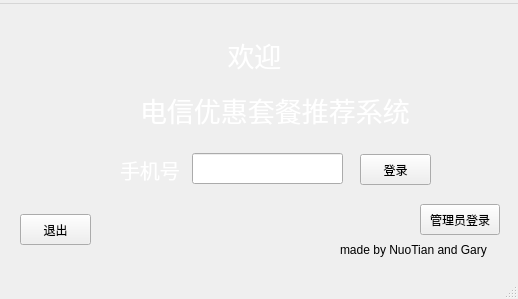
<?xml version="1.0" encoding="UTF-8"?>
<ui version="4.0">
 <class>MainWindow</class>
 <widget class="QMainWindow" name="MainWindow">
  <property name="geometry">
   <rect>
    <x>0</x>
    <y>0</y>
    <width>518</width>
    <height>299</height>
   </rect>
  </property>
  <property name="windowTitle">
   <string>电信用户套餐推荐系统</string>
  </property>
  <property name="toolTip">
   <string/>
  </property>
  <property name="styleSheet">
   <string notr="true">colour:rgb(255, 255, 255)</string>
  </property>
  <widget class="QWidget" name="centralwidget">
   <widget class="QLabel" name="label">
    <property name="geometry">
     <rect>
      <x>220</x>
      <y>30</y>
      <width>121</width>
      <height>41</height>
     </rect>
    </property>
    <property name="font">
     <font>
      <pointsize>20</pointsize>
     </font>
    </property>
    <property name="styleSheet">
     <string notr="true">color: rgb(255, 255, 255);</string>
    </property>
    <property name="text">
     <string> 欢迎</string>
    </property>
   </widget>
   <widget class="QLabel" name="label_2">
    <property name="geometry">
     <rect>
      <x>140</x>
      <y>90</y>
      <width>271</width>
      <height>31</height>
     </rect>
    </property>
    <property name="font">
     <font>
      <pointsize>20</pointsize>
     </font>
    </property>
    <property name="styleSheet">
     <string notr="true">color:rgb(255, 255, 255)</string>
    </property>
    <property name="text">
     <string>电信优惠套餐推荐系统</string>
    </property>
   </widget>
   <widget class="QPushButton" name="pushButton_exit">
    <property name="geometry">
     <rect>
      <x>20</x>
      <y>210</y>
      <width>71</width>
      <height>31</height>
     </rect>
    </property>
    <property name="text">
     <string>退出</string>
    </property>
   </widget>
   <widget class="QPushButton" name="pushButton_login">
    <property name="geometry">
     <rect>
      <x>360</x>
      <y>150</y>
      <width>71</width>
      <height>31</height>
     </rect>
    </property>
    <property name="text">
     <string>登录</string>
    </property>
   </widget>
   <widget class="QPushButton" name="pushButton_admin_login">
    <property name="geometry">
     <rect>
      <x>420</x>
      <y>200</y>
      <width>80</width>
      <height>31</height>
     </rect>
    </property>
    <property name="text">
     <string>管理员登录</string>
    </property>
   </widget>
   <widget class="QLabel" name="label_3">
    <property name="geometry">
     <rect>
      <x>340</x>
      <y>230</y>
      <width>191</width>
      <height>31</height>
     </rect>
    </property>
    <property name="text">
     <string>made by NuoTian and Gary</string>
    </property>
   </widget>
   <widget class="QLabel" name="label_4">
    <property name="geometry">
     <rect>
      <x>120</x>
      <y>150</y>
      <width>71</width>
      <height>31</height>
     </rect>
    </property>
    <property name="font">
     <font>
      <pointsize>15</pointsize>
     </font>
    </property>
    <property name="styleSheet">
     <string notr="true">color:rgb(255, 255, 255)</string>
    </property>
    <property name="text">
     <string>手机号</string>
    </property>
   </widget>
   <widget class="QLabel" name="label_5">
    <property name="geometry">
     <rect>
      <x>0</x>
      <y>0</y>
      <width>161</width>
      <height>81</height>
     </rect>
    </property>
    <property name="styleSheet">
     <string notr="true">border-image: url(:/logo.jpg);</string>
    </property>
    <property name="text">
     <string/>
    </property>
   </widget>
   <widget class="QLineEdit" name="input_phone">
    <property name="geometry">
     <rect>
      <x>192</x>
      <y>149</y>
      <width>151</width>
      <height>31</height>
     </rect>
    </property>
   </widget>
  </widget>
  <widget class="QMenuBar" name="menubar">
   <property name="geometry">
    <rect>
     <x>0</x>
     <y>0</y>
     <width>518</width>
     <height>17</height>
    </rect>
   </property>
   <widget class="QMenu" name="menu">
    <property name="title">
     <string/>
    </property>
   </widget>
   <addaction name="menu"/>
  </widget>
  <widget class="QStatusBar" name="statusbar"/>
 </widget>
 <resources/>
 <connections/>
</ui>
